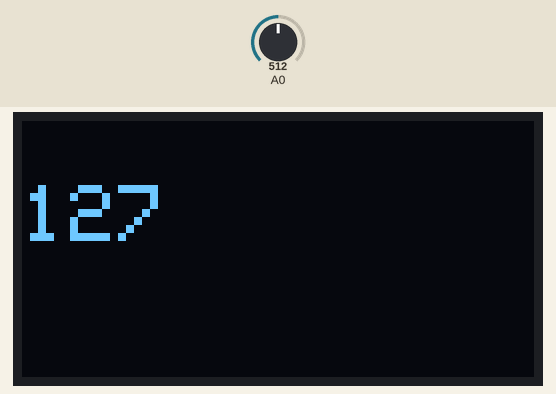
Simulated run of this sketch. Board: Arduino Uno, built with avr-gcc and run on an emulated ATmega328P. Parts: 128×64 one-colour display. The inputs (shaded band) are chosen by the test bench; at power-on: A0 = 512. What the sketch prints to the serial monitor is not drawn.

Above: at 3.2 s.
3.3 s: A0 set to 716
At 4.9 s:
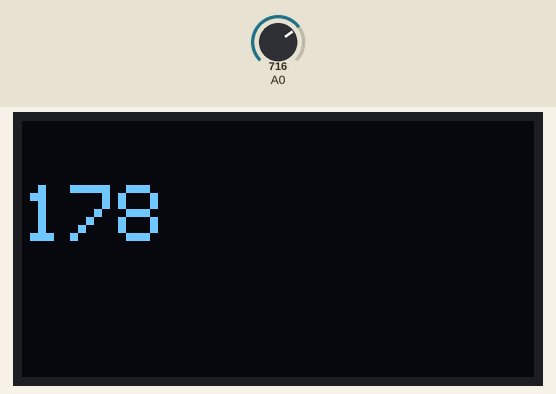
6.0 s: A0 set to 900
At 7.4 s:
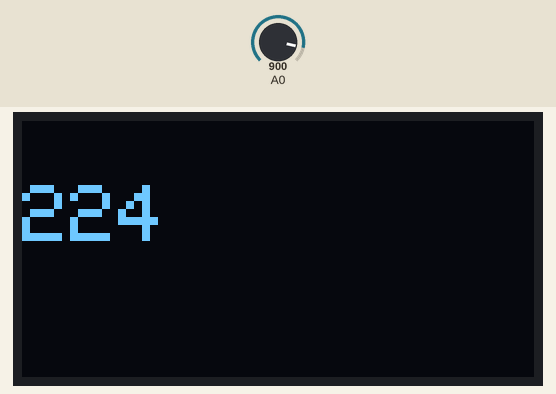
8.7 s: A0 set to 1023
At 11.2 s:
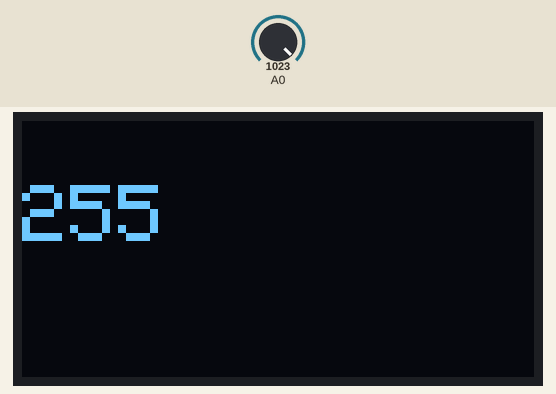
Timing chart, 0 to 12.7 s (numbered marks = the images above; inputs shaded):
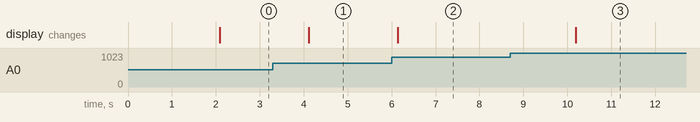

Measured:
- after the input at 3.3 s, the display: changes after 0.81 s (image 1)
- after the input at 6.0 s, the display: changes after 0.14 s (image 2)
- after the input at 8.7 s, the display: changes after 1.5 s (image 3)

The sketch:

lcd_display_i2c.ino
```cpp
#include <Wire.h>
#include <Adafruit_SH1106.h>

#define OLED_RESET 4
Adafruit_SH1106 display(OLED_RESET);

const int adc = 0 ;   //naming pin 0 of analog input side as ‘adc’

void setup()
{
  Serial.begin(9600);
  display.begin(SH1106_SWITCHCAPVCC, 0x3C);

  display.display();
  delay(2000);
  display.clearDisplay();
}

void loop()
{

  int adc  = analogRead(0) ;    //reading analog voltage and storing it in an integer
  adc = map(adc, 0, 1023, 0, 255);
  Serial.println(adc);

  display.clearDisplay();
  display.setTextSize(2);
  display.setTextColor(WHITE);
  display.setCursor(0,0);
  display.println("");
  display.setTextSize(2);
  display.setTextColor(WHITE);
  display.println(adc);
  display.display();
  delay(2000);
}
```
